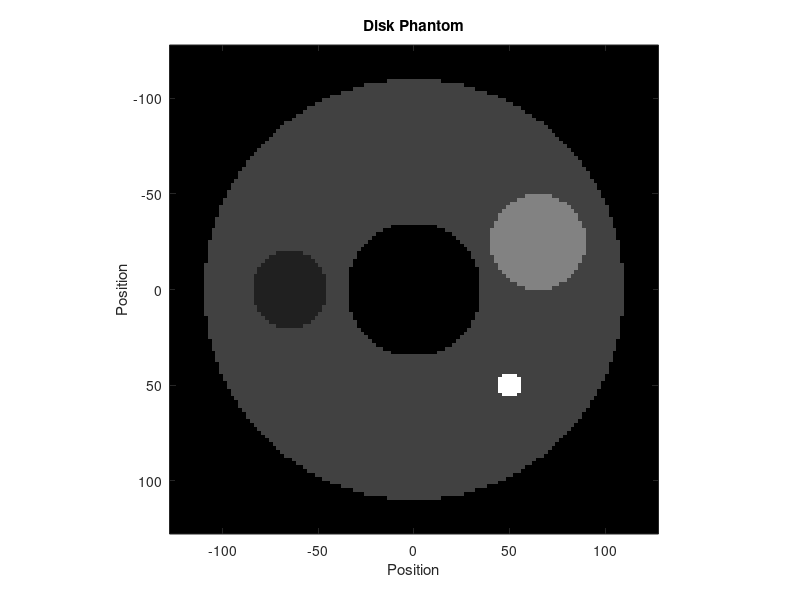
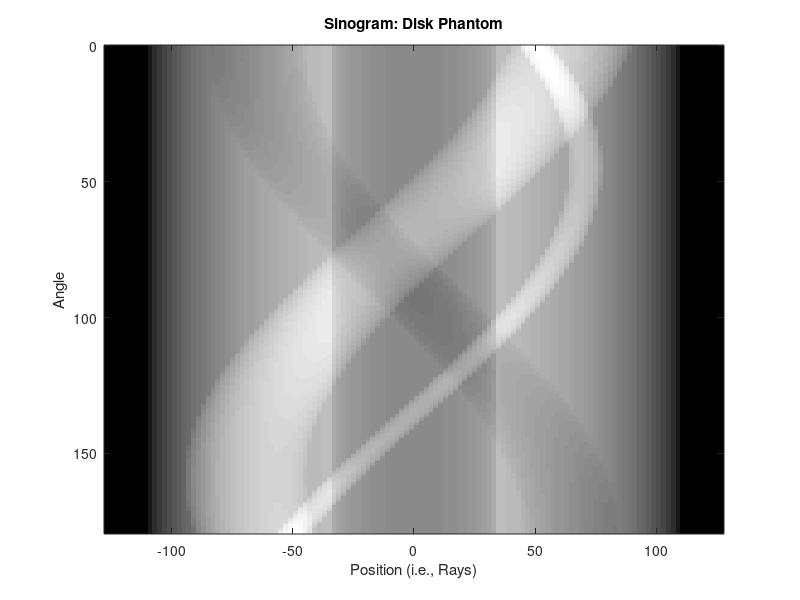
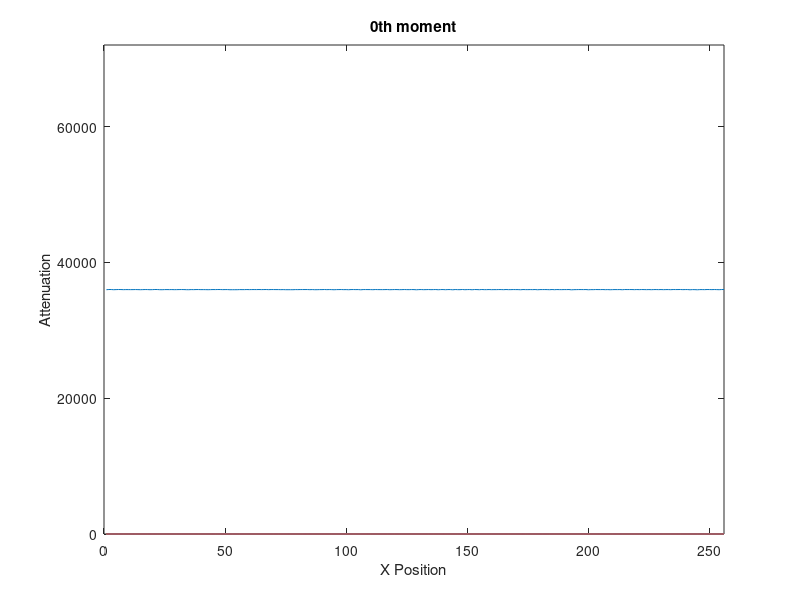
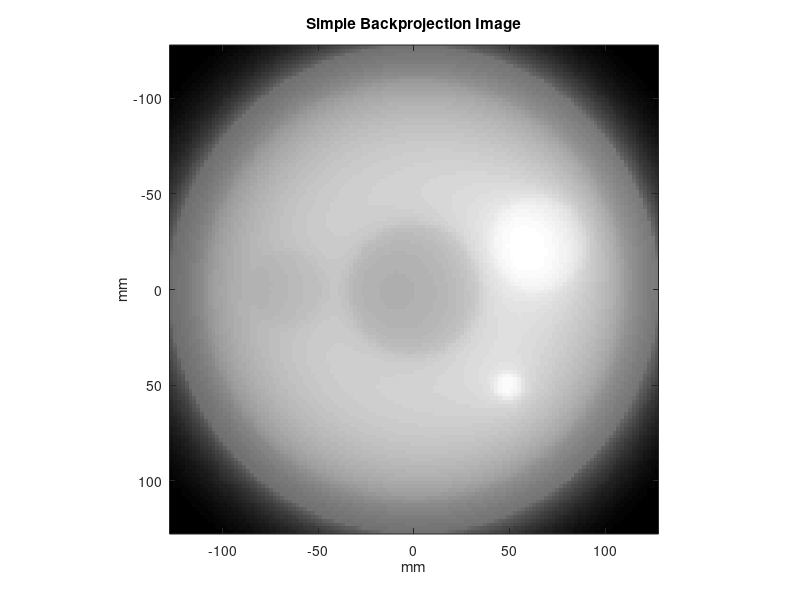

The MATLAB script that drew these images, in order: (Note: this script raises an error after producing the figures.)
%	Biomedical Imaging: CT project
%
%
%%%%%%%%%%%%%%%%%%%%%%%%%%%%%%%%%%%%%%%%%%%%%%%%%%%%%%%%%%%%%%%%%
%
%   CREATE DISK PHANTOM AND SINOGRAM
%
%%%%%%%%%%%%%%%%%%%%%%%%%%%%%%%%%%%%%%%%%%%%%%%%%%%%%%%%%%%%%%%%%
%
%   Parameters for the disk phantom are
%	        x-center, y-center, radius, attenuation coefficient
%   The data is stored in MATLAB variable "phantom"
%   The sinogram is stored in corresponding MATLAB variable named "sg1" 
%
clear all
circ = [  0   0 110  2; 
        -65   0  20  1; 
          0   0  35  0; 
         65 -25  25  4
         50  50  7   8];
%
%	Image parameters: number of pixels, size, etc.
%
nx = 128; ny = 128;
dx = 2;		                        % 2 mm / pixel
x = dx * ([1:nx]'-(nx+1)/2);
y = -dx * ([1:ny]'-(ny+1)/2);
xx = x(:,ones(1,nx));
yy = y(:,ones(1,ny))';
%
%	Generate data for disk phantom
%
  phantom = zeros(nx,ny);
  for ii=1:size(circ,1)
    cx = circ(ii,1); cy = circ(ii,2); rad = circ(ii,3); amp = circ(ii,4);
    t = find( ((xx-cx)/rad).^2 + ((yy-cy)/rad).^2 <= 1 );
    phantom(t) = amp * ones(size(t));
  end
%
% 	Image the phantom
%
 figure(1)
   imagesc(x, y, phantom')               % NOTE the transpose (') here and the x and y values
    colormap('gray')
    axis('square')
    title('Disk Phantom')
    xlabel('Position')
    ylabel('Position')
%
%	Geometry parameters
%
nr = 128;	dr = 2;		            % number of radial samples and ray spacing
na = nr*2;          	            % number of angular samples
r = dr * ([1:nr]'-(nr+1)/2);	    % radial sample positions
angle = [0:(na-1)]'/na * pi;	    % angular sample positions
%
%	Compute sinogram for the phantom
%
     rr = r(:,ones(1,na));
     sg1 = zeros(nr, na);
  for ii=1:size(circ,1)
    cx = circ(ii,1); cy = circ(ii,2); rad = circ(ii,3); amp = circ(ii,4);
    tau = cx * cos(angle) + cy * sin(angle);
    tau = tau(:,ones(1,nr))';
    t = find( (rr-tau).^2 <= rad.^2 );
    if ii > 1, amp = amp - circ(1,4); end	% small disks embedded
    sg1(t) = sg1(t)+amp*2*sqrt(rad^2-(rr(t)-tau(t)).^2);
  end

%Sinogram of the phantom

 figure(2)
   imagesc(r, angle/pi*180, sg1')   % NOTE the transpose (') here and
    colormap('gray')                 % the fact that angle is displayed in degrees
    title('Sinogram: Disk Phantom')
    xlabel('Position (i.e., Rays)')
    ylabel('Angle')
%
%
%	Let's make a common variable (sinogram) so that your code is not linked
%	to any specific sinogram - later you should be able to cut and paste
%	your code and reconstruct unknown object
%
sinogram = sg1;                         % disk phantom
%
%	Since different size sinograms are used
%
disp(sprintf('number of rays = %g', nr))
disp(sprintf('number of views = %g', na))
%
%
%%%%%%%%%%%%%%%%%%%%%%%%%%%%%%%%%%%%%%%%%%%%%%%%%%%%%%%%%%%%%%%%%
%			COMPUTE THE 0th MOMENT (a.k.a. AREA UNDER THE CURVE) 
%                AS A FUNCTION OF THE PROJECTION ANGLE
%%%%%%%%%%%%%%%%%%%%%%%%%%%%%%%%%%%%%%%%%%%%%%%%%%%%%%%%%%%%%%%%%
 disp('Computing 0th moment')
 
 projection=zeros(256);
 for ia=1:na
 projection1 =sinogram(:,ia);       
 projection(ia) =sum(projection1'); 
 end
%
% Plot Oth moment of projections
%
figure(3)
   projection_max = max(projection(1:256));     %(1:256) had to be included for the max function to realise it as an array and not a vector
   plot(projection);
   axis([0,na,0,2*projection_max]);
   title('0th moment')
   xlabel('X Position')
   ylabel('Attenuation')
%%%%%%%%%%%%%%%%%%%%%%%%%%%%%%%%%%%%%%%%%%%%%%%%%%%%%%%%%%%%%%%%%
%
%   IMPLEMENT SIMPLE BACKPROJECTION, i.e. 
%                PRODUCE LAMINOGRAMS
%
%%%%%%%%%%%%%%%%%%%%%%%%%%%%%%%%%%%%%%%%%%%%%%%%%%%%%%%%%%%%%%%%%
%
 disp('Simple backprojection')
if 1~=exist('lamin')
 
  lamin = zeros(nx,ny);  
  for ia = 1:na
    disp(sprintf('angle %g of %g', ia, na));   
    projection_ia=sinogram(:,ia);   %each angle projection
    projection_smear=repmat (projection_ia,1,128);  %smear current angle in 128*128
   rot= imrotate(projection_smear', ia*180/256, 'bicubic','crop');  %256 projections correspond to 180 deg. Hence ia*180/256 for current projection angle
    lamin=lamin+rot;     %lamin needs to be 128*128 = so 1st arg in imrotate should be same dimension
  end
%
% Display Image
%
  figure(4)
  imagesc(x, y, lamin); colormap('gray'); axis('image')
  title('Simple Backprojection Image')
  xlabel('mm')  %x and y in imagesc gives us scalar limits in mm
  ylabel('mm')
end

%%%%%%%%%%%%%%%%%%%%%%%%%%%%%%%%%%%%%%%%%%%%%%%%%%%%%%%%%%%%%%%%%
%
%   FILTER PROJECTIONS 
%
%%%%%%%%%%%%%%%%%%%%%%%%%%%%%%%%%%%%%%%%%%%%%%%%%%%%%%%%%%%%%%%%%
%
  sinogramfiltered=fftshift(fft(sinogram));     %FFT, then FFTSHIFT to center low frequencies
  % filter the sinogram
  % making a Ram-Lak filter
a = length(sinogram);
freqs=linspace(-1, 1, a/2).';     %slope -1 till 128 and then +1 till 256
myFilter = abs(freqs);
myFilter = repmat(myFilter,1,256);  %to make sure sinogram and filter are of same dimensions

  sinogramfilt=abs(ifft(ifftshift(sinogramfiltered.*myFilter)));    % Multiply in F domain, then IFFSHIFT, then IFFT
%
% Plot Filtered Sinogram at Theta = 45 degrees
%
  figure(5)
     plot(r, sinogram(:,64)./max(sinogram(:,64)), '-',...           %45 degree = 64th projection (256*45/180)
       r, sinogramfilt(:,64)./max(sinogramfilt(:,64)),':');
  title('Filtered sinogram at 45 degrees');
  legend('original', 'filtered');
  xlabel('Position (i.e., Rays)');
  ylabel('Amplitude');

% Display 'Filtered Sinogram'

   figure(6)
   imagesc(r, angle/pi*180, sinogramfilt'); colormap('gray'); axis('image');
   title('Filtered sinogram')
   xlabel('Position (i.e., Rays)')
   ylabel('Angle (i.e., Views)')


%%%%%%%%%%%%%%%%%%%%%%%%%%%%%%%%%%%%%%%%%%%%%%%%%%%%%%%%%%%%%%%%%
%
%   BACKPROJECT THE FILTERED SINOGRAMS
%
%%%%%%%%%%%%%%%%%%%%%%%%%%%%%%%%%%%%%%%%%%%%%%%%%%%%%%%%%%%%%%%%%
 disp('part 2: Filtered backprojection')
if 1~=exist('bpf_recon')  % Just checking ... 
%  
  bpf_recon = zeros(nx,ny);
  
  for ia = 1:na
    disp(sprintf('angle %g of %g', ia, na));
    bpf_ia=sinogramfilt(:,ia);
    bpf_smear=repmat(bpf_ia,1,128);
    rot1= imrotate(bpf_smear', ia*180/256, 'bicubic','crop');   % rotating the projection
    bpf_recon=bpf_recon+rot1;
  end

%
% Display Reconstructed Image with Negative Values Set to Zero
%
  figure(7)
  imagesc(x, y, max(bpf_recon,0)); colormap('gray'); axis('image')  
  title('Filtered Backprojection Image')
  xlabel('Position')
  ylabel('Position')
 end
%
%%%%%%%%%%%%%%%%%%%%%%%%%%%%%%%%%%%%%%%%%%%%%%%%%%%%%%%%%%%%%%%%%
%
%   COMPARE TO MATLAB FUNCTIONS
%
%%%%%%%%%%%%%%%%%%%%%%%%%%%%%%%%%%%%%%%%%%%%%%%%%%%%%%%%%%%%%%%%%
%
%How to use radon and iradon using 2 different filters
%
theta=0:180;                    
[R,rad_angles]=radon(phantom,theta);    % as shown in radon help file

figure(8)
  imagesc(rad_angles,theta,R'); colormap('gray');  
  title('Sinogram Generated Using radon Function')
  xlabel('Position')
  ylabel('Angle')

  RamLak_filtered=iradon(R, theta, 'linear','Ram-Lak', 1.0, size(phantom,1));
  figure(9)
  imagesc(RamLak_filtered); colormap('gray');  
  title('Filtered Backprojection Using iradon Function and Ram-Lak Filter')
  xlabel('Position')
  ylabel('Position')

  Hamming_filtered=iradon(R, theta, 'linear','Hamming', 1.0, size(phantom,1));
  figure(10)
  imagesc(Hamming_filtered); colormap('gray');
  title('Filtered Backprojection Using iradon Function and Hamming Filter')
  xlabel('Position')
  ylabel('Position')

%%%%%%%%%%%%%%%%%%%%%%%%%%%%%%%%%%%%%%%%%%%%%%%%%%%%%%%%%%%%%%%%%
%
%   RECONSTRUCTION USING SUBSAMPLED SINOGRAM
%
%%%%%%%%%%%%%%%%%%%%%%%%%%%%%%%%%%%%%%%%%%%%%%%%%%%%%%%%%%%%%%%%%
%
%  Subsample the original sinogram by removing 7 out of 8 projections   
    sinogram8 = sinogram(:,1:8:end); 
%  Using the original Sinogram, reconstruct the image
   sinogram8_filtered=fftshift(fft(sinogram8));
   
   %Constructing Ram-Lak filter
   b = length(sinogram8);
freqs8=linspace(-1, 1, b).';        %Filter exists between 0:128 with two slopes touching in center
myFilter8 = abs(freqs8);
myFilter8 = repmat(myFilter8,1,32);  %Ram-Lak according to new dimensions   

   sinogramfilt8 =abs(ifft(ifftshift(sinogram8_filtered.*myFilter8)));
  bpf_recon8 = zeros(nx,ny);
  for ia = 1:na/8
    projection8=sinogramfilt8(:,ia);
    projection8_smear=repmat(projection8,1,128);
    rot2 = imrotate(projection8_smear', ia*180/32, 'bicubic', 'crop');      %angle in degrees calculated same way as before
    bpf_recon8 = bpf_recon8+rot2;
  end
%
% Display Reconstructed Image with Negative Values Set to Zero
%
  figure(11)
  imagesc(x, y, max(bpf_recon8,0)); colormap('gray'); axis('image')
  title('Subsampled Filtered Backprojection Image')
  xlabel('X Position')
  ylabel('Y Position')

% %%%%%%%%%%%%%%%%%%%%%%%%%%%%%%%%%%%%%%%%%%%%%%%%%%%%%%%%%%%%%%%%%
%
%   TEST WITH A MYSTERY OBJECT
%
%%%%%%%%%%%%%%%%%%%%%%%%%%%%%%%%%%%%%%%%%%%%%%%%%%%%%%%%%%%%%%%%%
%
%  MYSTERY SINOGRAM
clear all
%
load sinogram2_mystery; sinogram = sg2; 
%
%	We must redefine some of the parameters again
%
 dr=1;
 [nr, na] = size(sinogram);
 nx=nr; ny=nr; dx=dr;
 angle = [0:(na-1)]'/na * pi;
 r = dr * ([1:nr]'-(nr+1)/2);
    disp(sprintf('number of rays = %g', nr))
    disp(sprintf('number of views = %g', na))
%
x = dx * ([1:nx]'-(nx+1)/2);
y = -dx * ([1:ny]'-(ny+1)/2);
xx = x(:,ones(1,ny));
yy = y(:,ones(1,ny))';
%
% Display Sinogram
%
 figure(12)
  imagesc(r, angle/pi*180, sinogram'); colormap('gray'); axis('image')
  title('Sinogram of Mystery Object')
  xlabel('Angle')
  ylabel('Ray Positions')
  
%%%%%%%%%%%%%%%%%%%%%%%%%%%%%%%%%%%%%%%%%%%%%%%%%%%%%%%%%%%%%%%%%
%
%   IMPLEMENT SIMPLE BACKPROJECTION, i.e. 
%                PRODUCE LAMINOGRAMS
%
%%%%%%%%%%%%%%%%%%%%%%%%%%%%%%%%%%%%%%%%%%%%%%%%%%%%%%%%%%%%%%%%%
%
   
  lamin = zeros(nx,ny);  
  for ia = 1:na
    projection_ia=sinogram(:,ia);
    projection_smear=repmat (projection_ia,1,301);
   rot= imrotate(projection_smear, ia*180/180, 'bicubic','crop');  %No. of Angular positions are 180 here
    lamin=lamin+rot;
  end

%
% Display Image
%
  figure(13)
  imagesc(x, y, lamin'); colormap('gray'); axis('image')
  title('Simple Backprojection Image of Mystery Object')
  xlabel('mm')
  ylabel('mm')

%%%%%%%%%%%%%%%%%%%%%%%%%%%%%%%%%%%%%%%%%%%%%%%%%%%%%%%%%%%%%%%%%
%
%   FILTERING USING IRADON 
%
%%%%%%%%%%%%%%%%%%%%%%%%%%%%%%%%%%%%%%%%%%%%%%%%%%%%%%%%%%%%%%%%%
%
% Demonstrate how to use iradon using a filter you choose

  theta=0:179;      %0:179 has total 180 values, so we cannot use 0:180
  RamLak_filtered=iradon(sinogram, theta, 'linear','Ram-Lak', 1.0, size(sinogram,1));
%  
% Display Image
%
  figure(14)
  imagesc(RamLak_filtered); colormap('gray');  
  title('Mystery Object, using IRADON Filtered Backprojection')
  xlabel('Position')
  ylabel('Position')